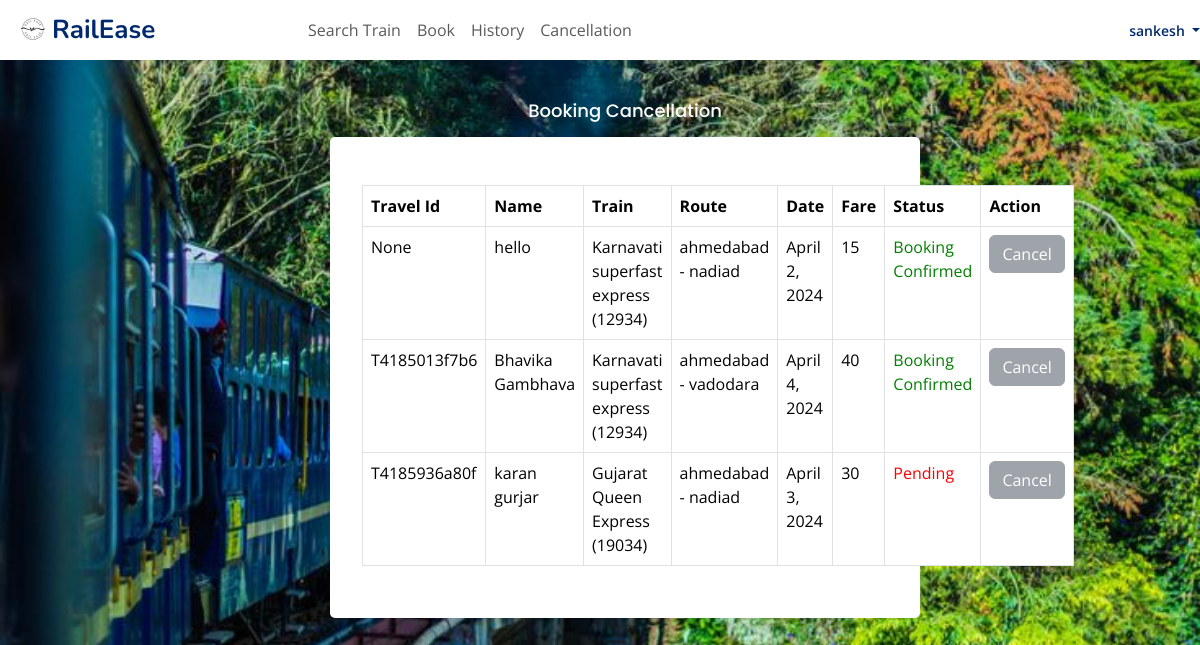
The app's page /cancelation/ (signed in), older data.
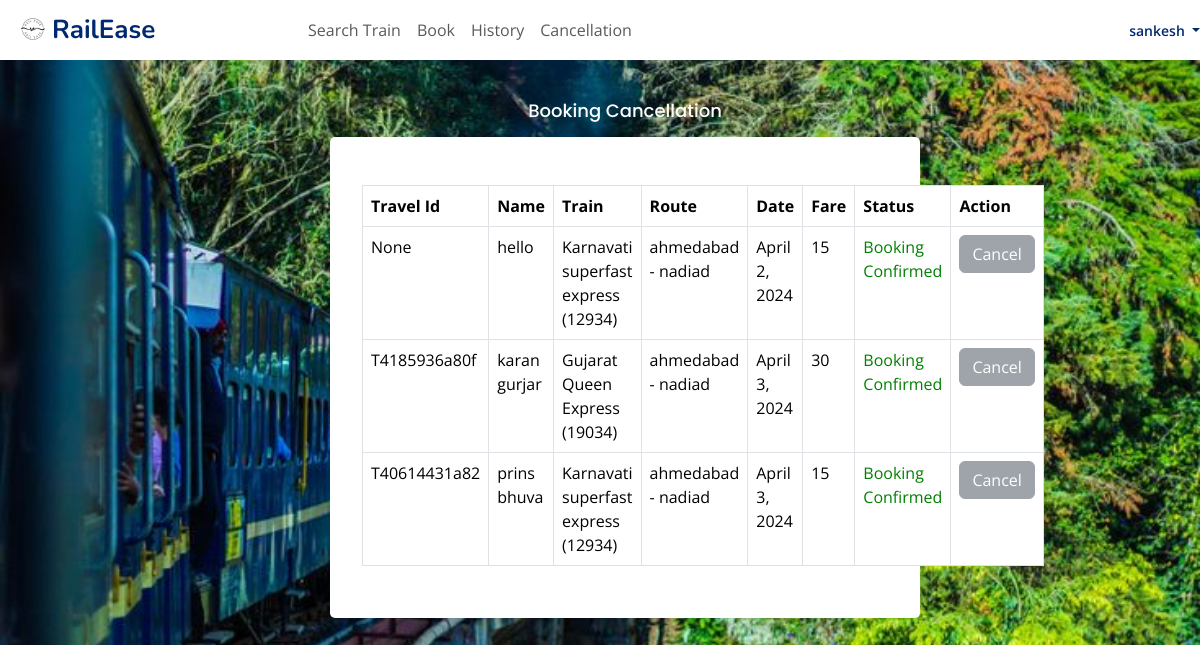
The same page, newer data.
### home/models.py (models this page shows, shortened)
class Travel(models.Model):
    user = models.ForeignKey(Register, on_delete=models.CASCADE, null=True)
    train = models.ForeignKey(Train, on_delete=models.CASCADE, null=True)
    name = models.CharField(max_length=100, null=True)
    travel_id = models.CharField(max_length=100, null=True, unique=True)  # Make it unique
    age = models.IntegerField(null=True)
    gender = models.CharField(max_length=30, null=True)
    route = models.CharField(max_length=100, null=True)
    status = models.CharField(max_length=30, null=True)
    date1 = models.DateField(null=True)
    fare = models.IntegerField(null=True)

class Train(models.Model):
    train_number = models.CharField(max_length=50, primary_key = True)
    train_name = models.CharField(max_length=100)
    origin = models.CharField(max_length=100)
    destination = models.CharField(max_length=100)
    departure_time = models.TimeField()
    arrival_time = models.TimeField()
    capacity = models.PositiveIntegerField()

### home/views.py (the view)
# urls.py: path('cancelation/',cancelation,name="cancelation"),
def cancelation(request):
    if not request.user.is_authenticated:
        return redirect('user_login')
    user2 = User.objects.filter(username=request.user.username).get()
    user1 = Register.objects.filter(user=user2).get()
    pro = Travel.objects.filter(user=user1)
    book = Book.objects.filter(user=user1)
    now = timezone.now().date()
    next_day = now + timedelta(days=1)
    d = {'user': user1, 'pro': pro, 'book': book, 'now': next_day}
    return render(request, 'cancelation.html', d)

### home/templates/cancelation.html (shortened to what this page needs)
{% extends "basic1.html" %}
{% block cont %}
<main id="main" class="main">
  <center>
    <h2 class="card-title" style=" color:white; ">Booking Cancellation</h2>
  </center>
  <div class="card">
    <div class="card-body mt-5 mb-3">
      <div class="container">
        {% if pro %}
          <table class="table table-bordered">
            <thead>
              <tr>
                <th>Travel Id</th>
                <th>Name</th>
                <th>Train</th>
                <th>Route</th>
                <th>Date</th>
                <th>Fare</th>
                <th>Status</th>
                <th>Action</th>
              </tr>
            </thead>
            <tbody>
              {% for travel in pro %}
                <tr>
                  <td>{{ travel.travel_id }}</td>
                  <td>{{ travel.name }}</td>
                  <td>
                    {{ travel.train.train_name }} ({{ travel.train.train_number }})
                  </td>
                  <td>{{ travel.route }}</td>
                  <td>{{ travel.date1 }}</td>
                  <td>{{ travel.fare }}</td>
                  {% if travel.status == 'set' %}
                    <td style="color: green">Booking Confirmed</td>
                  {% else %}
                    <td style="color: red">Pending</td>
                  {% endif %}
                  <td>
                    {% if travel.date1 > now and travel.status == 'set' %}
                      <a href="{% url 'delete_my_booking' travel.id %}" class="btn btn-danger">Cancel</a>
                    {% else %}
                      <button class="btn btn-secondary" disabled>Cancel</button>
                    {% endif %}
                  </td>
                </tr>
              {% endfor %}
            </tbody>
          </table>
        {% else %}
          <p>No records found.</p>
        {% endif %}
      </div>
    </div>
  </div>
</main>
{% endblock %}

Row changes from the older to the newer data that the page shows:
removed Travel: travel_id "T4185013f7b6", name "Bhavika Gambhava", train.train_name "Karnavati superfast express", train.train_number "12934", route "ahmedabad - vadodara", date1 "April 4, 2024", fare "40", status "Booking Confirmed", shows "Cancel"
changed Travel "karan gurjar": status "Pending" → "Booking Confirmed"
added Travel: travel_id "T40614431a82", name "prins bhuva", train.train_name "Karnavati superfast express", train.train_number "12934", route "ahmedabad - nadiad", date1 "April 3, 2024", fare "15", status "Booking Confirmed", shows "Cancel"
